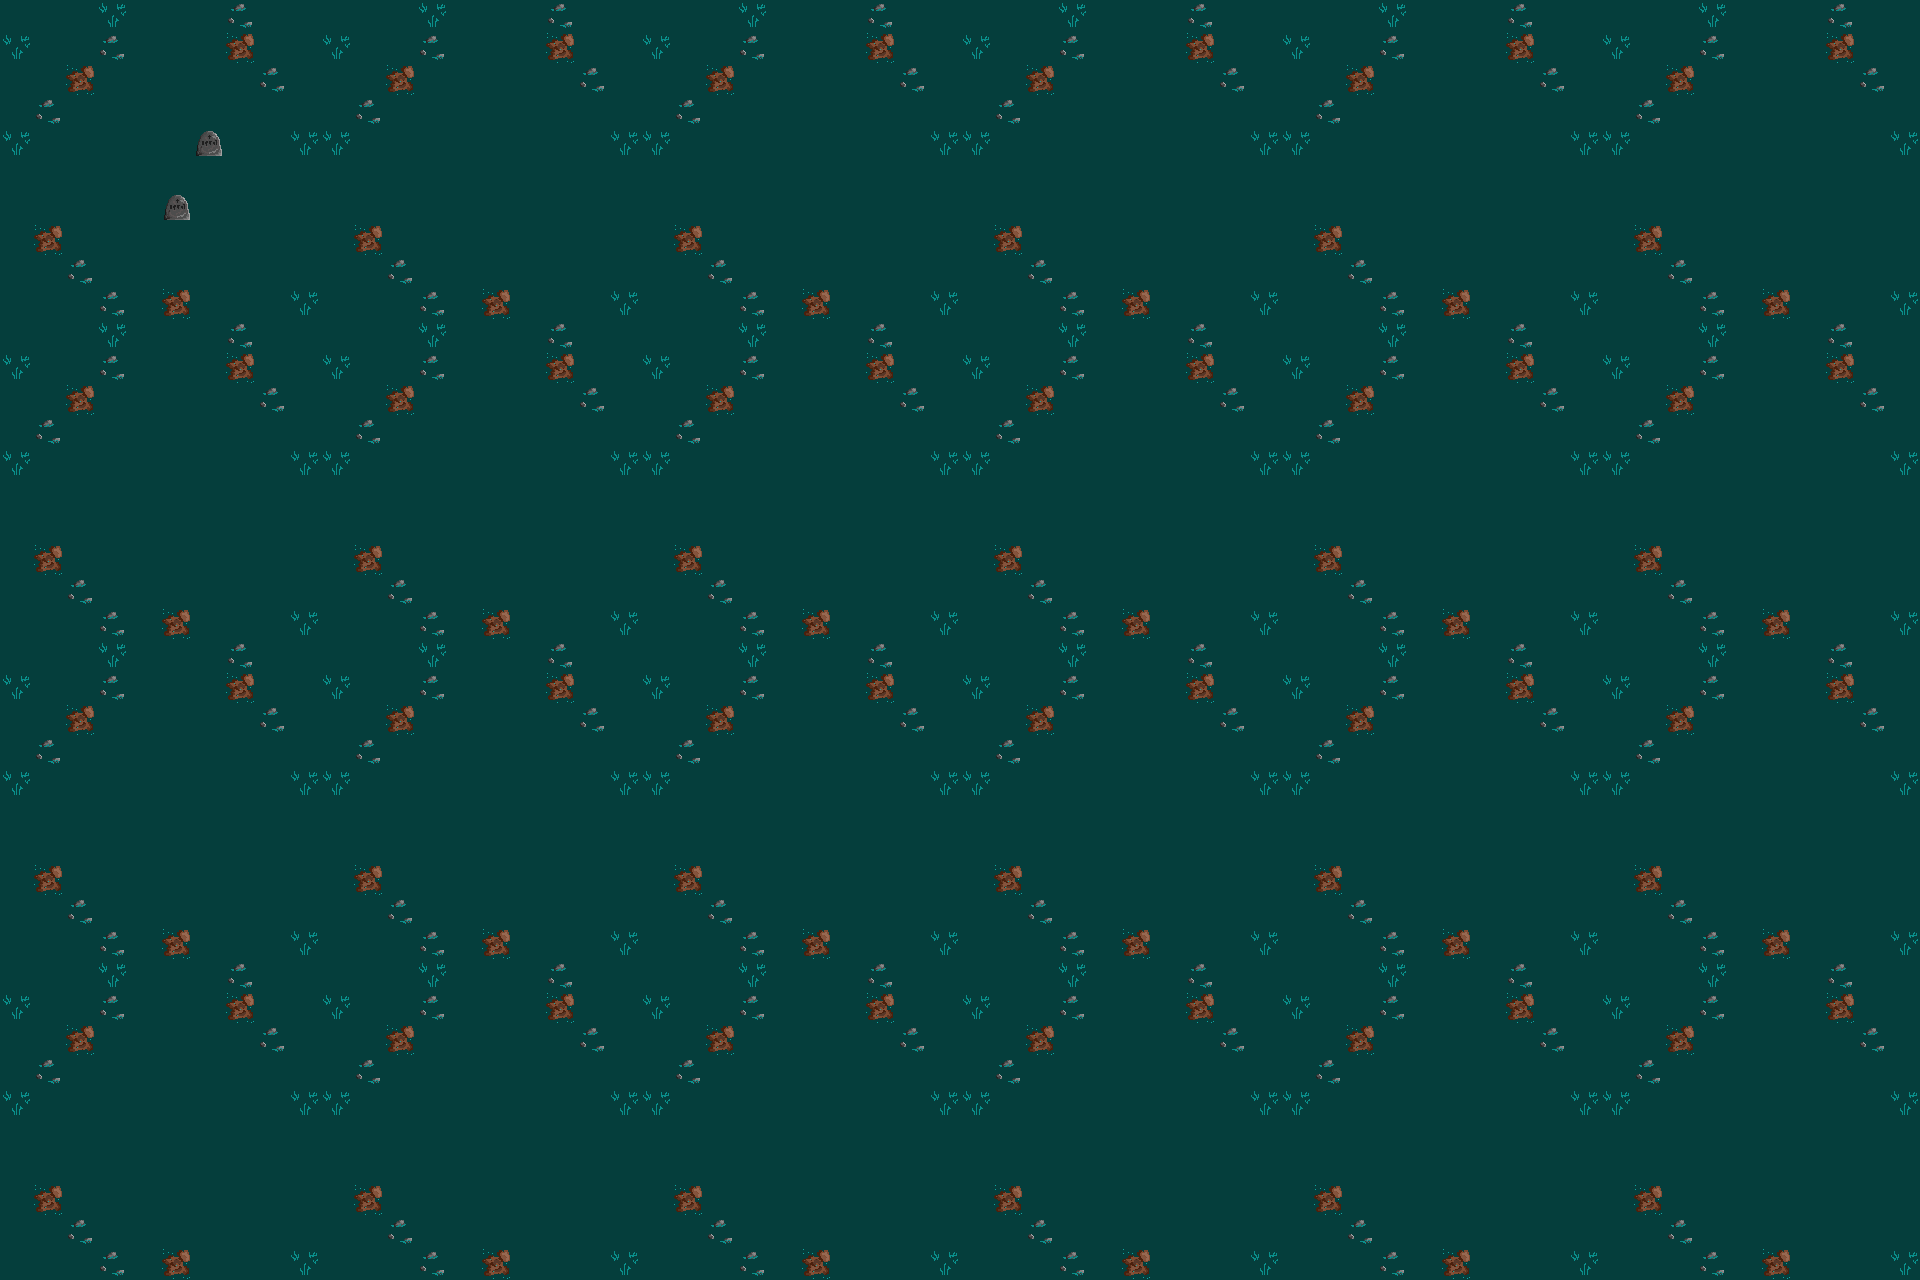

This game map was drawn from its Tiled (.tmx) file and the tilesets committed beside it. A one-line description and the trimmed map source follow:
An orthogonal 60x40 tile map with 32x32 px tiles, 2 tile layers (level 1, level 2) and 5 objects (actor1m).

<map version="1.9" tiledversion="1.9.2" orientation="orthogonal" renderorder="right-down" width="60" height="40" tilewidth="32" tileheight="32" infinite="0" nextlayerid="5" nextobjectid="16">
 <tileset firstgid="1" source="Tiles.tsx" />
 <layer id="1" name="level 1" width="60" height="40">
  <data>[2400 cells, 2400 non-empty, 4 distinct tile ids]</data>
 </layer>
 <layer id="4" name="level 2" width="60" height="40">
  <data>[2400 cells, 2 non-empty, 1 distinct tile ids]</data>
 </layer>
 <objectgroup color="#51c6d8" id="2" name="Player">
  <object id="1" name="mainPlayer" class="actor1m" x="102.69" y="159.361" width="32" height="32" />
 </objectgroup>
 <objectgroup color="#f4021a" id="3" name="collisions">
  <object id="3" x="192" y="128" width="32.5" height="31.5" />
  <object id="6" x="160" y="192" width="32.5" height="31.5" />
  <object id="14" x="0" y="0">
   <polyline points="0,0 1920,0 1920,1280 0,1280" />
  </object>
  <object id="15" x="0" y="0">
   <polyline points="0,0 0,1280" />
  </object>
 </objectgroup>
</map>